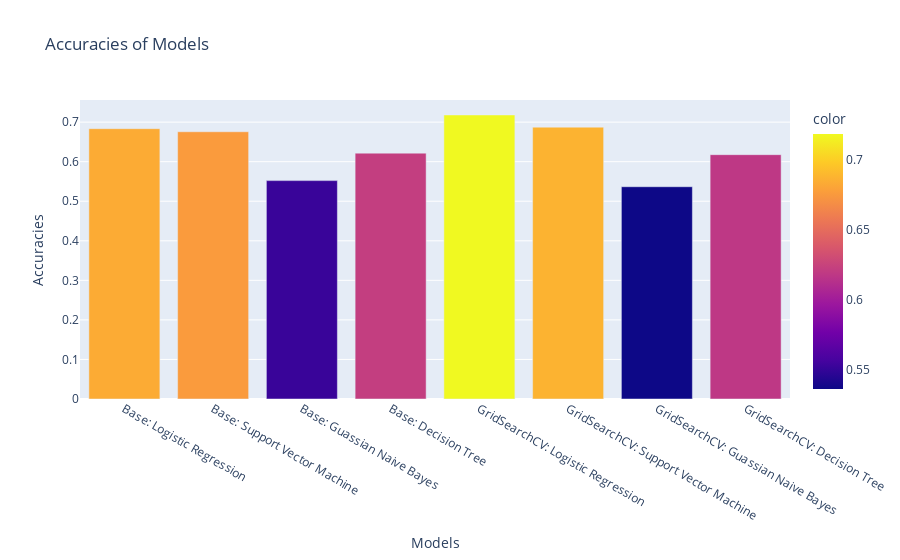

Notebook code for this chart:
### Code cell
# bar chart of accuracy of different models

accuracies= performance.loc['all', 'accuracy'].to_list()
names = performance.columns.values
acc_df = pd.DataFrame(columns=names)
acc_df.loc[len(acc_df)] = accuracies

list_of_models = ['Base: Logistic Regression', 'Base: Support Vector Machine', 'Base: Guassian Naive Bayes', 
                  'Base: Decision Tree', 'GridSearchCV: Logistic Regression', 'GridSearchCV: Support Vector Machine', 
                  'GridSearchCV: Guassian Naive Bayes', 'GridSearchCV: Decision Tree']
import plotly.express as px
fig = px.bar(acc_df, x=list_of_models, y=accuracies, title="Accuracies of Models", color=accuracies,
             labels={'y':'Accuracies', 'x': 'Models'})
fig.show()

### Figure 1 — Plotly figure (JSON) as saved in the notebook; plotly's stock layout.template omitted (floating-point values rounded to 4 significant figures)
{"data": [{"alignmentgroup": "True", "hovertemplate": "Models=%{x}<br>Accuracies=%{y}<br>color=%{marker.color}<extra></extra>", "legendgroup": "", "marker": {"color": [0.6834, 0.6757, 0.5521, 0.6216, 0.7181, 0.6873, 0.5367, 0.6178], "coloraxis": "coloraxis"}, "name": "", "offsetgroup": "", "orientation": "v", "showlegend": false, "textposition": "auto", "type": "bar", "x": ["Base: Logistic Regression", "Base: Support Vector Machine", "Base: Guassian Naive Bayes", "Base: Decision Tree", "GridSearchCV: Logistic Regression", "GridSearchCV: Support Vector Machine", "GridSearchCV: Guassian Naive Bayes", "GridSearchCV: Decision Tree"], "xaxis": "x", "y": [0.6834, 0.6757, 0.5521, 0.6216, 0.7181, 0.6873, 0.5367, 0.6178], "yaxis": "y"}], "layout": {"barmode": "relative", "coloraxis": {"colorbar": {"title": {"text": "color"}}, "colorscale": [[0, "#0d0887"], [0.1111, "#46039f"], [0.2222, "#7201a8"], [0.3333, "#9c179e"], [0.4444, "#bd3786"], [0.5556, "#d8576b"], [0.6667, "#ed7953"], [0.7778, "#fb9f3a"], [0.8889, "#fdca26"], [1, "#f0f921"]]}, "legend": {"tracegroupgap": 0}, "title": {"text": "Accuracies of Models"}, "xaxis": {"anchor": "y", "domain": [0, 1], "title": {"text": "Models"}}, "yaxis": {"anchor": "x", "domain": [0, 1], "title": {"text": "Accuracies"}}}}
